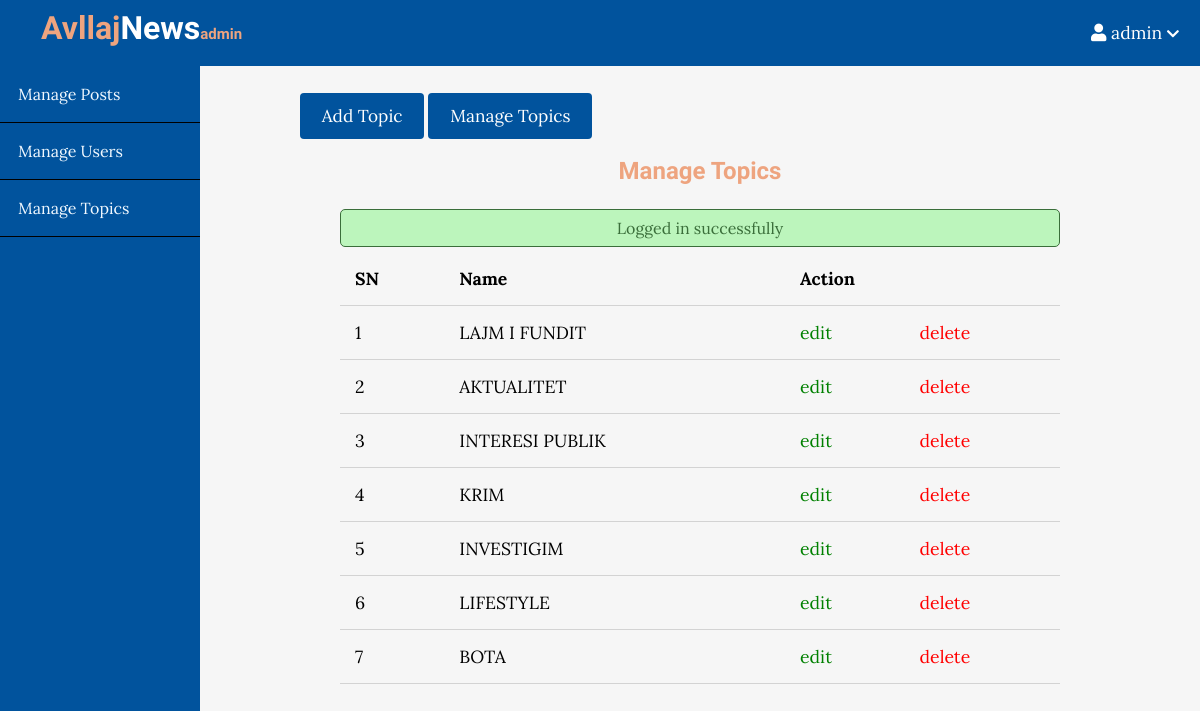
/admin/topics/index.php (signed in), run on the app's committed database.
### tables this page shows
CREATE TABLE `topics` (
  `id` int(11) NOT NULL,
  `name` varchar(100) NOT NULL,
  `description` text NOT NULL
);

### app/controllers/topics.php (called while the page is built, shortened)
<?php
include(ROOT_PATH . "/app/database/db.php");
$table = 'topics';
$topics = selectAll($table);

### app/database/db.php (called while the page is built, shortened)
<?php
require('connect.php');
function selectAll($table, $conditions = [])
{
    global $conn;
    $sql = "SELECT * FROM $table";
    if (empty($conditions)) {
        $stmt = $conn->prepare($sql);
        $stmt->execute();
        $records = $stmt->get_result()->fetch_all(MYSQLI_ASSOC);
        return $records;
    }
}

### admin/topics/index.php (the view, shortened to what this page needs)
<?php include(ROOT_PATH . "/app/controllers/topics.php");
?>
<!DOCTYPE html>
<html lang="en">
    <head>
        <link rel="stylesheet"
            href="https://use.fontawesome.com/releases/v5.7.2/css/all.css"
>
        <link rel="stylesheet" href="../../assets/css/style.css">
        <link rel="stylesheet" href="../../assets/css/admin.css">
    </head>
    <body>
    <?php include(ROOT_PATH . "/app/includes/adminHeader.php"); ?>
        <div class="admin-wrapper">
        <?php include(ROOT_PATH . "/app/includes/adminSidebar.php"); ?>
            <div class="admin-content">
                <div class="button-group">
                    <a href="create.php" class="btn btn-big">Add Topic</a>
                    <a href="index.php" class="btn btn-big">Manage Topics</a>
                </div>
                <div class="content">
                    <h2 class="page-title">Manage Topics</h2>
                    <?php include(ROOT_PATH . "/app/includes/messages.php"); ?>
                    <table>
                        <thead>
                            <th>SN</th>
                            <th>Name</th>
                            <th colspan="2">Action</th>
                        </thead>
                        <tbody>
                            <?php foreach ($topics as $key => $topic): ?>
                               <tr>
                                    <td><?php echo $key + 1; ?></td>
                                    <td><?php echo $topic['name']; ?></td>
                                    <td><a href="edit.php?id=<?php echo $topic['id']; ?>" class="edit">edit</a></td>
                                    <td><a href="index.php?del_id=<?php echo $topic['id']; ?>" class="delete">delete</a></td>
                                </tr>
                            <?php endforeach; ?>
                        </tbody>
                    </table>
                </div>
            </div>
        </div>
    </body>
</html>

### assets/css/style.css (style rules this page uses)
* { box-sizing: border-box; }
html, body { height: 100%; padding: 0px; margin: 0px; background: #f6f6f6; font-family: "Lora", serif; }
h2, h4 { font-family: "Candal", serif; margin: 5px; }
a { text-decoration: none; color: inherit; }
.btn { padding: 0.5rem 1rem; background: #01539d; color: white; border: 1px solid transparent; border-radius: 0.25rem; font-size: 1.08em; font-family: "Lora", serif; }
.btn-big { padding: 0.7rem 1.3rem; line-height: 1.3rem; }
.content { width: 90%; margin: 30px auto 30px; }

### assets/css/admin.css (style rules this page uses)
.admin-wrapper { display: flex; height: calc(100% - 66px); }
.admin-wrapper .admin-content { flex: 8; height: 100%; padding: 40px 100px 100px; overflow-y: scroll; }
.admin-content .page-title { text-align: center; margin-bottom: 1.5rem; color: #eea47f; }
table { width: 100%; border-collapse: collapse; font-size: 1.1rem; }
th, td { padding: 15px; text-align: left; border-bottom: 1px solid #d3d3d3; }
.edit { color: green; }
.delete { color: red; }

### data on the page
topics: name "LAJM I FUNDIT"
topics: name "AKTUALITET"
topics: name "INTERESI PUBLIK"
topics: name "KRIM"
topics: name "INVESTIGIM"
topics: name "LIFESTYLE"
topics: name "BOTA"

### other printed values
$_SESSION['username'] "admin"
$_SESSION['message'] "Logged in successfully"
